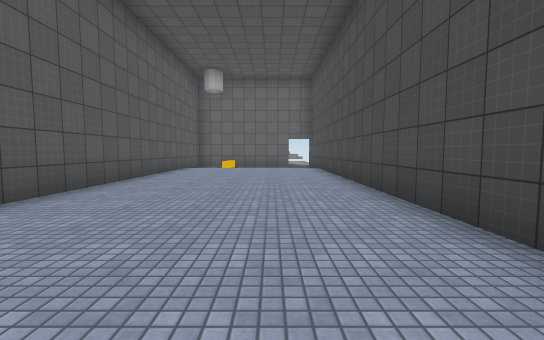
view 1 (above)

12 first-person views from a walk through a scene from a Unity 3-D project. The camera is 1.4 m above the floor, tilts 4° down and sees 90° across. The floor is counted in squares, 2 m on a side. Each view is taken from the middle of a square. On the plan, view 1 faces up. The plan holds only what a view shows up to about 9 squares ahead; the rest is blank. The place goes on beyond the plan. The player character is not drawn. Surface patterns are stand-ins for the level's own textures.

view 2
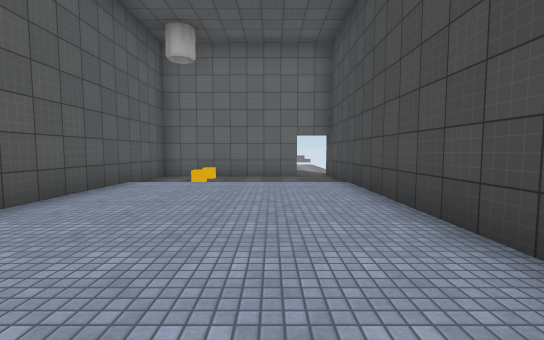

view 3
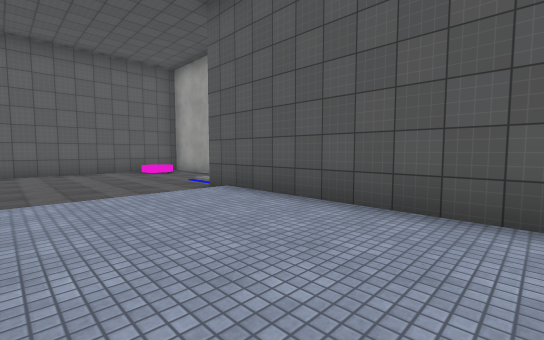

view 4
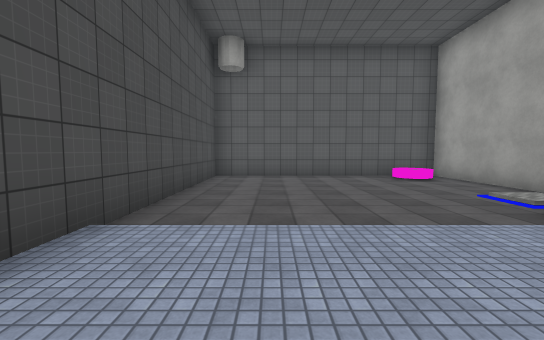

view 5
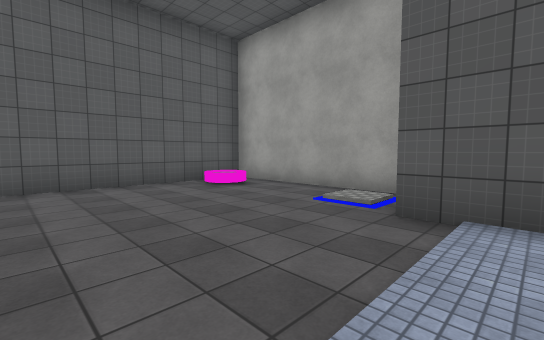

view 6
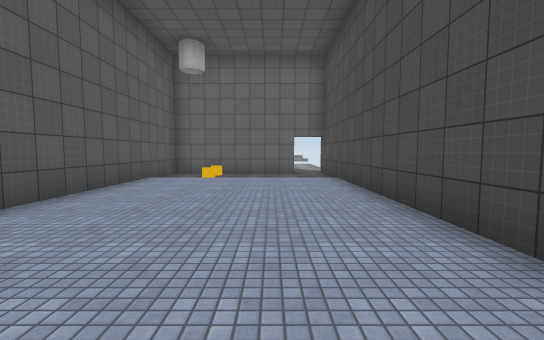

view 7
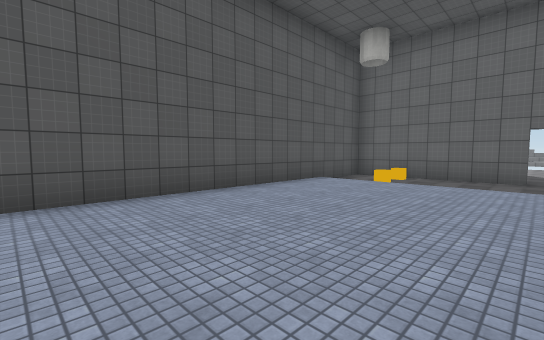

view 8
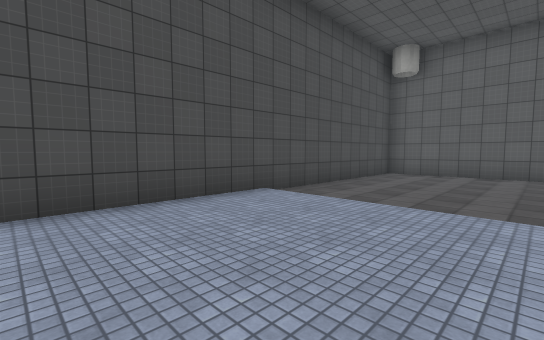

view 9
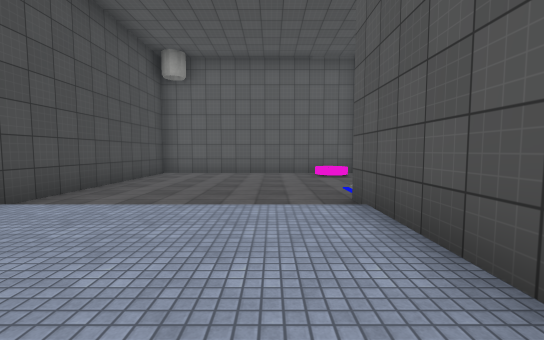

view 10
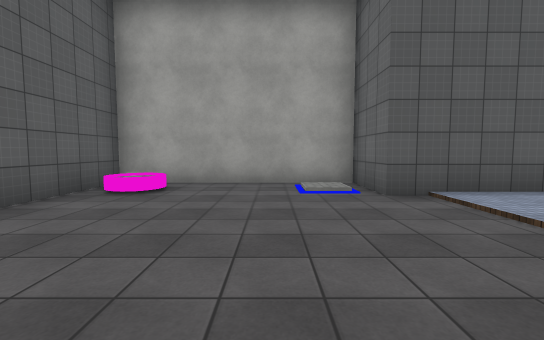

view 11
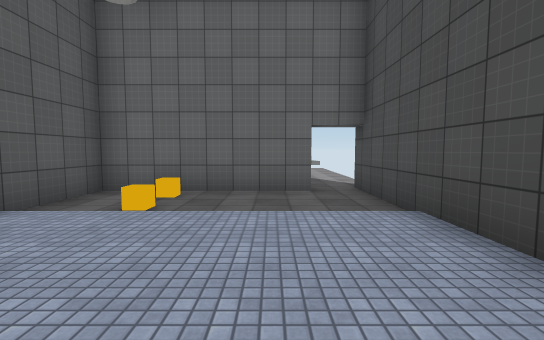

view 12
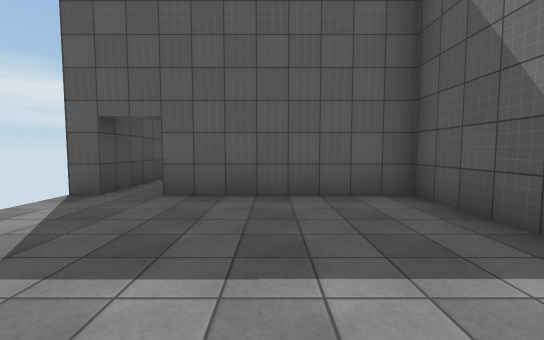

### Floor plan
Points are (right, up) in squares from view 1. A wall is a line through its corners. A room is listed if a view was taken in it or the views show most of it. See-through windows are left out.
Room 1 (views 1, 2, 3, 4, 5, 6, 7, 8, 9, 10, 11)
walls: (0.9, 12.2) (-3.2, 12.2) (-3.2, -0.2) (-5, -0.2) (-5, -5.4) (1.7, -5.4) (1.7, 12.7)
ways out: opening at (1, 13) to room 2
objects: other object (-4, -5) to (-4, -4); other object (-4, -1); cube (-2, 11); cube (-2, 12)
Room 2 (view 12)
walls: (-3.2, 14.9) (-3.2, 12.7) (0.8, 12.7); (1.7, 12.7) (2.4, 12.7)
ways out: opening at (1, 13) to room 1

Where each view was taken, in squares from view 1:
view 1: 0 up, 0 right, facing up
view 2: 4 up, 0 right, facing up
view 3: 5 up, 0 right, facing down-left
view 4: 3 up, 0 right, facing down
view 5: 1 up, 0 right, facing down-left
view 6: 3 up, 0 right, facing up
view 7: 4 up, 1 right, facing up-left
view 8: 4 up, 2 left, facing down-right
view 9: 4 up, 2 left, facing down
view 10: 2 down, 1 right, facing left
view 11: 7 up, 0 right, facing up
view 12: 17 up, 1 left, facing down
